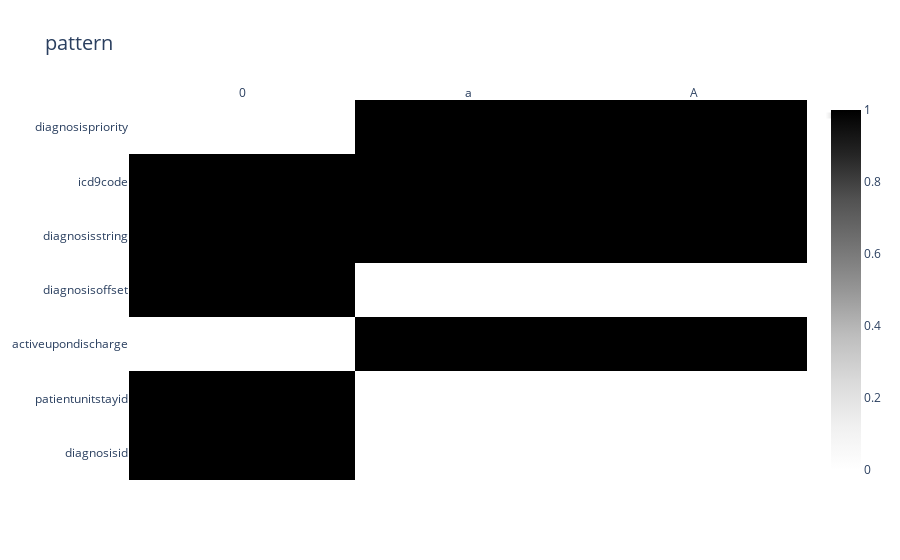

The code cell stored with this chart in its notebook:
### Code cell
fig5 = go.Figure()

fig5.add_trace(go.Heatmap(
                   z=df_pattern.to_numpy().astype(dtype=int),
                   x=["0","a","A"],
                   y=list(df_pattern.index),
                   hoverongaps = False,
                   showlegend=True,
                   colorscale = 'Greys',
                   name = ""
                   ),)
# did some trick to set block size to be same
fig5.update_layout(
                  title_text=r"pattern",
                  title_font_size=20,
                  xaxis = dict(
                      side = "top"
                  )
                  )

fig5.show()

### Figure 1 — Plotly figure (JSON) as saved in the notebook; plotly's stock layout.template omitted (floating-point values rounded to 4 significant figures)
{"data": [{"colorscale": [[0, "rgb(255,255,255)"], [0.125, "rgb(240,240,240)"], [0.25, "rgb(217,217,217)"], [0.375, "rgb(189,189,189)"], [0.5, "rgb(150,150,150)"], [0.625, "rgb(115,115,115)"], [0.75, "rgb(82,82,82)"], [0.875, "rgb(37,37,37)"], [1, "rgb(0,0,0)"]], "hoverongaps": false, "name": "", "showlegend": true, "type": "heatmap", "x": ["0", "a", "A"], "y": ["diagnosisid", "patientunitstayid", "activeupondischarge", "diagnosisoffset", "diagnosisstring", "icd9code", "diagnosispriority"], "z": [[1, 0, 0], [1, 0, 0], [0, 1, 1], [1, 0, 0], [1, 1, 1], [1, 1, 1], [0, 1, 1]]}], "layout": {"title": {"font": {"size": 20}, "text": "pattern"}, "xaxis": {"side": "top"}}}
